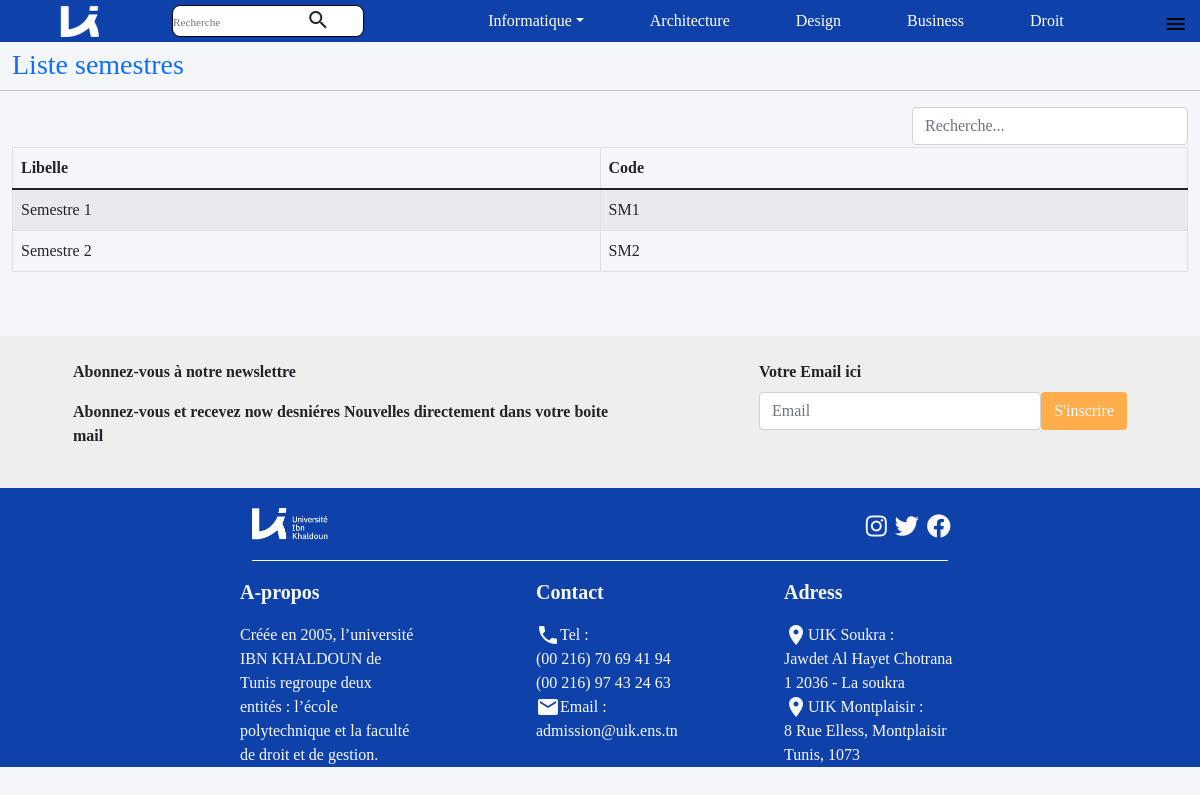
/dist/pages/listSemstreScol.php, run on the app's committed database.
### tables this page shows
CREATE TABLE `semestre` (
  `id` int(11) NOT NULL,
  `libelle` varchar(200) NOT NULL,
  `code` varchar(100) NOT NULL,
  `actif` tinyint(1) NOT NULL
);

### dist/pages/listSemstreScol.php (the view, shortened to what this page needs)
<?php
include("../config.php");
?>
<!DOCTYPE html>
<html lang="en">
<head>
    <link rel="stylesheet" href="../css/main.css">
    <link rel="stylesheet" href="https://use.fontawesome.com/releases/v5.15.4/css/all.css">
</head>
<body>
    <?php include("../header/head.php"); ?>
    <main>
        <div class="wrapper">
            <div class="container-fluid">
                <br><br>
                <div class="row">
                    <div class="col-md-10">
                        <h3 class="pull-left" style="color: #0d6efd;">Liste semestres</h3>
                    </div>
                    <hr>
                </div>
                <div class="row" style="padding-bottom: 2px;">
                    <div class="col-md-9"></div>
                    <div class="col-md-3" align="right">
                        <input type="text" id="inputSearch" onkeyup="tableSearch()" placeholder="Recherche..." class="form-control">
                    </div>
                </div>
                <div class="col-md-12">
                    <table class="table table-bordered table-striped" id="table">
                        <thead>
                            <tr>
                                <th style='width: 40%;'>Libelle</th>
                                <th style='width: 40%;'>Code</th>
                            </tr>
                        </thead>
                        <tbody>
                            <?php
                            if ($result =  mysqli_query($conn, "select * from semestre")) {
                                if (mysqli_num_rows($result) > 0) {
                                    while ($row = mysqli_fetch_array($result)) {
                                        echo "<tr>";
                                        echo "<td>" . $row['libelle'] . "</td>";
                                        echo "<td>" . $row['code'] . "</td>";
                                        echo "</tr>";
                                    }
                                }
                            }
                            ?>
                        </tbody>
                    </table>
                </div>
            </div>
        </div>
    </main>
    <br><br>
    <?php include("../header/footer.php"); ?>
</body>
</html>

### data on the page
semestre: libelle "Semestre 1", code "SM1"
semestre: libelle "Semestre 2", code "SM2"
